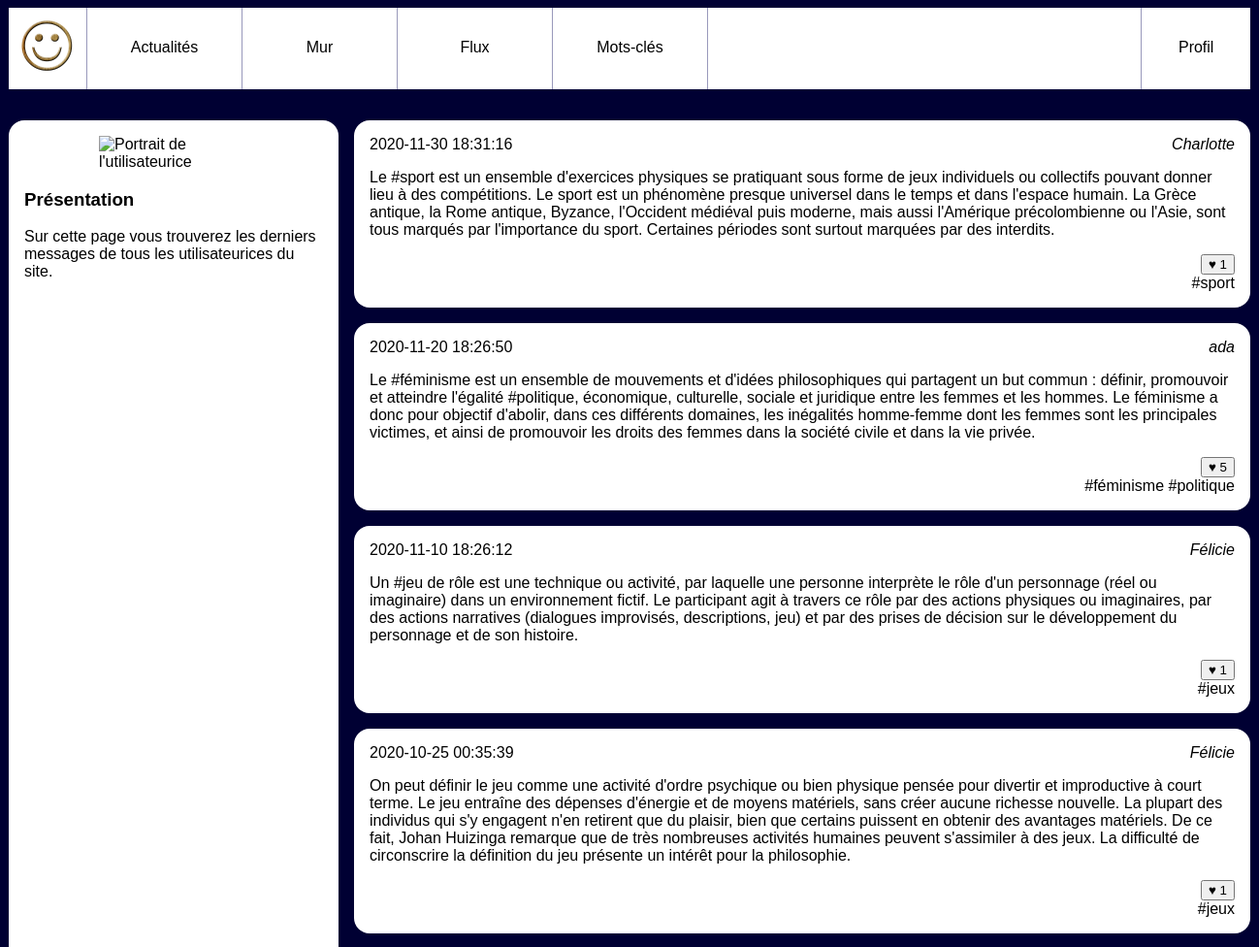
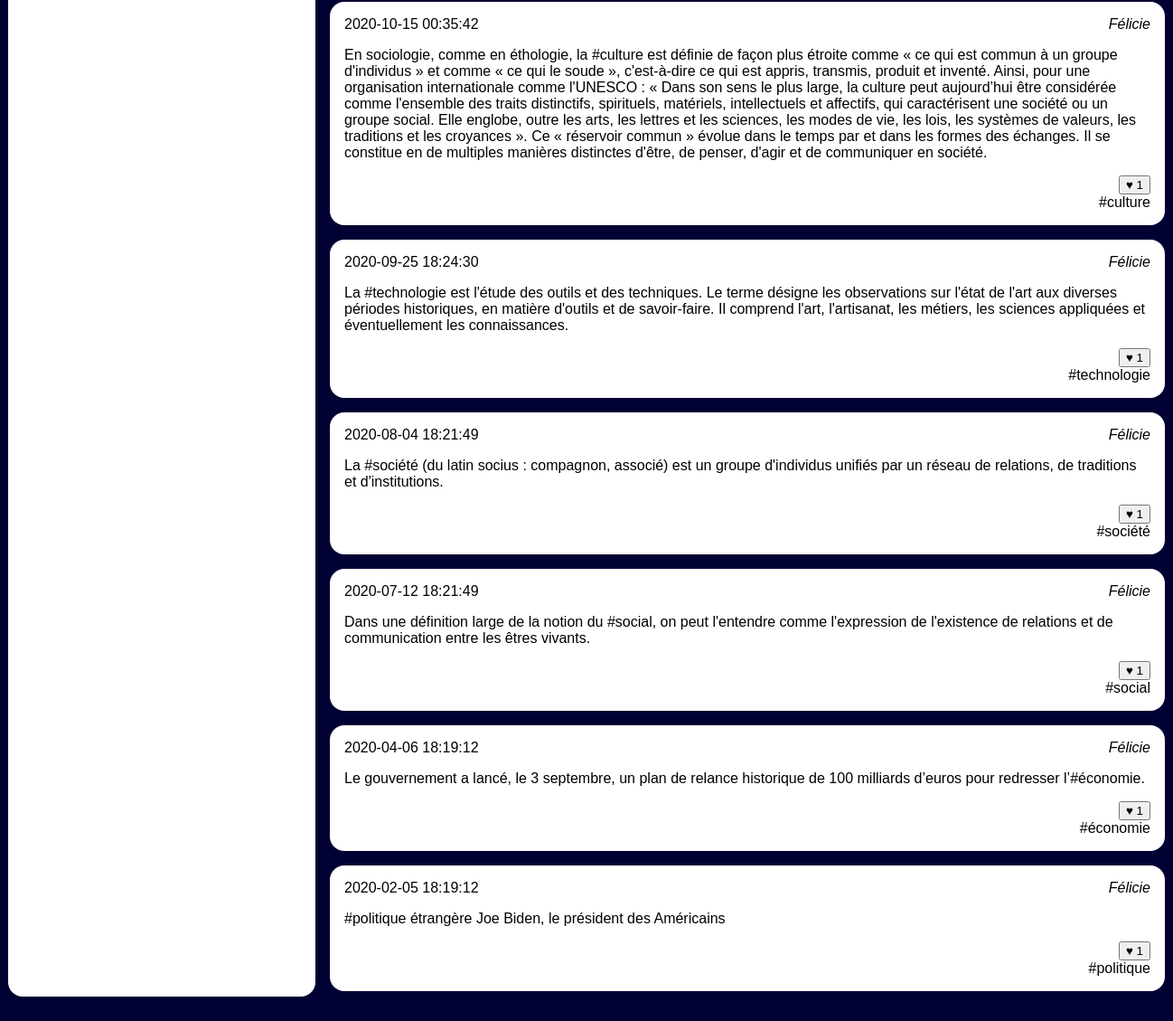
/Niveau1/news.php, run on the app's committed database (2 pictures, top to bottom).
### tables this page shows
CREATE TABLE IF NOT EXISTS `posts` (
  `id` INT UNSIGNED NOT NULL AUTO_INCREMENT,
  `user_id` INT UNSIGNED NOT NULL,
  `content` TEXT NOT NULL,
  `created` DATETIME NOT NULL,
  `parent_id` INT UNSIGNED NULL,
  PRIMARY KEY (`id`),
  INDEX `fk_posts_users_idx` (`user_id` ASC),
  INDEX `fk_posts_posts1_idx` (`parent_id` ASC),
  CONSTRAINT `fk_posts_users`
    FOREIGN KEY (`user_id`)
    REFERENCES `users` (`id`)
    ON DELETE NO ACTION
    ON UPDATE NO ACTION,
  CONSTRAINT `fk_posts_posts1`
    FOREIGN KEY (`parent_id`)
    REFERENCES `posts` (`id`)
    ON DELETE NO ACTION
    ON UPDATE NO ACTION);

CREATE TABLE IF NOT EXISTS `users` (
  `id` INT UNSIGNED NOT NULL AUTO_INCREMENT,
  `email` VARCHAR(255) NOT NULL,
  `password` VARCHAR(255) NOT NULL,
  `alias` VARCHAR(255) NOT NULL,
  PRIMARY KEY (`id`),
  UNIQUE INDEX `email_UNIQUE` (`email` ASC),
  UNIQUE INDEX `alias_UNIQUE` (`alias` ASC));

### Niveau1/news.php (the view, shortened to what this page needs)
<?php
$currentId = $_SESSION['connected_id'];
include './scripts/connexion.php';
?>
<!doctype html>
<html lang="fr">
<head>
    <link rel="stylesheet" href="style.css" />
</head>
<body>
    <?php include './templates/header.php' ?>
    <div id="wrapper">
        <aside>
            <?php
            $query = "SELECT photo FROM photos WHERE user = '$currentId'";
            $lesInfos = $mysqli->query($query);
            $nomPhoto = $lesInfos->fetch_assoc();
            ?>
            <img src="./photos/<?php echo $nomPhoto['photo'] ?>" alt="Portrait de l'utilisateurice" />
            <section>
                <h3>Présentation </h3>
                <p>Sur cette page vous trouverez les derniers messages de
                    tous les utilisateurices du site.</p>
            </section>
        </aside>
        <main>
            <?php
            $laQuestionEnSql = "
                    SELECT posts.id, posts.content,
                    posts.created,
                    users.alias as author_name,
                    users.id as user_id,
                    count(likes.id) as like_number,
                    GROUP_CONCAT(DISTINCT tags.label) AS taglist
                    FROM posts
                    JOIN users ON  users.id=posts.user_id
                    LEFT JOIN posts_tags ON posts.id = posts_tags.post_id
                    LEFT JOIN tags       ON posts_tags.tag_id  = tags.id
                    LEFT JOIN likes      ON likes.post_id  = posts.id
                    GROUP BY posts.id
                    ORDER BY posts.created DESC
                    LIMIT 10
                    ";
            $lesInformations = $mysqli->query($laQuestionEnSql);
            while ($post = $lesInformations->fetch_assoc()) {
            ?>
                <article>
                    <h3>
                        <time><?php echo $post['created'] ?></time>
                    </h3>
                    <address><a href="wall.php?user_id=<?php echo $post['user_id'] ?>"> <?php echo $post['author_name'] ?> </a></address>
                    <div>
                        <p><?php echo $post['content'] ?></p>
                    </div>
                    <footer>
                        <?php include './scripts/buttonLikes.php' ?>
                        <a href=""><?php $hastag = explode(",", $post['taglist']);
                                    foreach ($hastag as $tag)
                                        echo  '#' . $tag . " " ?></a>
                    </footer>
                </article>
            <?php
            }
            ?>
        </main>
    </div>
</body>
</html>

### Niveau1/scripts/buttonLikes.php (shortened to what this page needs)
<form action="scripts/like.php?user_id=<?php echo $currentId ?>" method="post">
    <button type="submit" name="like">♥ <?php
                                        $likeNumber = "SELECT COUNT(*) as like_number FROM likes WHERE post_id = " . $post['id'];
                                        $likeNumber = $mysqli->query($likeNumber);
                                        $likeNumber = $likeNumber->fetch_assoc();
                                        echo $likeNumber['like_number'];
                                        ?> </button>
</form>

### Niveau1/style.css (style rules this page uses)
body { background-color: #003; font-family: Arial; }
a { text-decoration: none; color:black; }
#wrapper { display:flex; width:80em; margin:0 auto 2em auto; }
#wrapper aside { background-color: #fff; flex:1; padding:1em; border-radius: 1em; }
#wrapper aside img { display: block; width:50%; margin:auto; }
#wrapper main { flex:3; padding-left:1em; height: 80vh; overflow-y: scroll; }
#wrapper main article { background-color: #fff; padding:1em; margin-bottom: 1em ; border-radius: 1em; }
#wrapper main article h3 { margin:0; padding:0; font-weight: normal; font-size:1em; }
#wrapper main article time { float:left; }
#wrapper main article address { text-align: right; margin-bottom: 1em; }
#wrapper main article p { margin:0; }
#wrapper main article footer { margin-top: 1em; text-align: right; }

### data on the page
posts: created "2020-11-30 18:31:16", user.alias "Charlotte", content "Le #sport est un ensemble d'exercices physiques se pratiquant sous forme de jeux individuels ou collectifs pouvant donner lieu à des compétitions. Le sport est un phénomène presque universel dans le temps et dans l'espace humain. La Grèce antique, la Rome antique, Byzance, l'Occident médiéval puis moderne, mais aussi l'Amérique précolombienne ou l'Asie, sont tous marqués par l'importance du sport. Certaines périodes sont surtout marquées par des interdits.", like_number "1", tag "sport"
posts: created "2020-11-20 18:26:50", user.alias "ada", content "Le #féminisme est un ensemble de mouvements et d'idées philosophiques qui partagent un but commun : définir, promouvoir et atteindre l'égalité #politique, économique, culturelle, sociale et juridique entre les femmes et les hommes. Le féminisme a donc pour objectif d'abolir, dans ces différents domaines, les inégalités homme-femme dont les femmes sont les principales victimes, et ainsi de promouvoir les droits des femmes dans la société civile et dans la vie privée.", like_number "5", tag "féminisme", tag "politique"
posts: created "2020-11-10 18:26:12", user.alias "Félicie", content "Un #jeu de rôle est une technique ou activité, par laquelle une personne interprète le rôle d'un personnage (réel ou imaginaire) dans un environnement fictif. Le participant agit à travers ce rôle par des actions physiques ou imaginaires, par des actions narratives (dialogues improvisés, descriptions, jeu) et par des prises de décision sur le développement du personnage et de son histoire.", like_number "1", tag "jeux"
posts: created "2020-10-25 00:35:39", user.alias "Félicie", content "On peut définir le jeu comme une activité d'ordre psychique ou bien physique pensée pour divertir et improductive à court terme. Le jeu entraîne des dépenses d'énergie et de moyens matériels, sans créer aucune richesse nouvelle. La plupart des individus qui s'y engagent n'en retirent que du plaisir, bien que certains puissent en obtenir des avantages matériels. De ce fait, Johan Huizinga remarque que de très nombreuses activités humaines peuvent s'assimiler à des jeux. La difficulté de circonscrire la définition du jeu présente un intérêt pour la philosophie.", like_number "1", tag "jeux"
posts: created "2020-10-15 00:35:42", user.alias "Félicie", content "En sociologie, comme en éthologie, la #culture est définie de façon plus étroite comme « ce qui est commun à un groupe d'individus » et comme « ce qui le soude », c'est-à-dire ce qui est appris, transmis, produit et inventé. Ainsi, pour une organisation internationale comme l'UNESCO : « Dans son sens le plus large, la culture peut aujourd’hui être considérée comme l'ensemble des traits distinctifs, spirituels, matériels, intellectuels et affectifs, qui caractérisent une société ou un groupe social. Elle englobe, outre les arts, les lettres et les sciences, les modes de vie, les lois, les systèmes de valeurs, les traditions et les croyances ». Ce « réservoir commun » évolue dans le temps par…", like_number "1", tag "culture"
posts: created "2020-09-25 18:24:30", user.alias "Félicie", content "La #technologie est l'étude des outils et des techniques. Le terme désigne les observations sur l'état de l'art aux diverses périodes historiques, en matière d'outils et de savoir-faire. Il comprend l'art, l'artisanat, les métiers, les sciences appliquées et éventuellement les connaissances.", like_number "1", tag "technologie"
posts: created "2020-08-04 18:21:49", user.alias "Félicie", content "La #société (du latin socius : compagnon, associé) est un groupe d'individus unifiés par un réseau de relations, de traditions et d'institutions.", like_number "1", tag "société"
posts: created "2020-07-12 18:21:49", user.alias "Félicie", content "Dans une définition large de la notion du #social, on peut l'entendre comme l'expression de l'existence de relations et de communication entre les êtres vivants.", like_number "1", tag "social"
posts: created "2020-04-06 18:19:12", user.alias "Félicie", content "Le gouvernement a lancé, le 3 septembre, un plan de relance historique de 100 milliards d’euros pour redresser l’#économie.", like_number "1", tag "économie"
posts: created "2020-02-05 18:19:12", user.alias "Félicie", content "#politique étrangère Joe Biden, le président des Américains", like_number "1", tag "politique"
